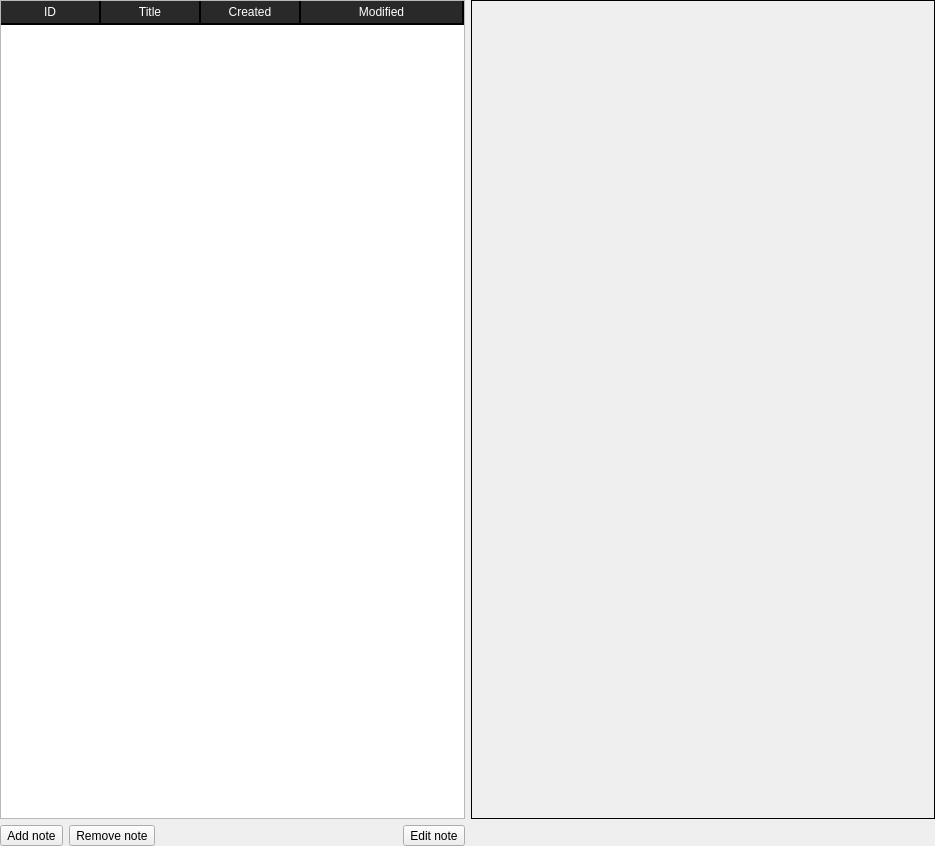
<?xml version="1.0" encoding="UTF-8"?>
<ui version="4.0">
 <class>NotesWidget</class>
 <widget class="QFrame" name="NotesWidget">
  <property name="geometry">
   <rect>
    <x>0</x>
    <y>0</y>
    <width>935</width>
    <height>846</height>
   </rect>
  </property>
  <property name="sizePolicy">
   <sizepolicy hsizetype="Fixed" vsizetype="Expanding">
    <horstretch>0</horstretch>
    <verstretch>0</verstretch>
   </sizepolicy>
  </property>
  <property name="windowTitle">
   <string>Frame</string>
  </property>
  <property name="frameShape">
   <enum>QFrame::NoFrame</enum>
  </property>
  <property name="frameShadow">
   <enum>QFrame::Plain</enum>
  </property>
  <layout class="QGridLayout" name="gridLayout">
   <property name="margin">
    <number>0</number>
   </property>
   <item row="0" column="0">
    <widget class="QTableWidget" name="notesTable">
     <property name="sizePolicy">
      <sizepolicy hsizetype="Preferred" vsizetype="Expanding">
       <horstretch>0</horstretch>
       <verstretch>0</verstretch>
      </sizepolicy>
     </property>
     <property name="styleSheet">
      <string notr="true">QHeaderView::section:horizontal {
	background: rgb(41,41,41);
	color: white;
	padding: 2px;
	border: 2px solid black;
	border-top: none;
	border-left: none;
}</string>
     </property>
     <property name="editTriggers">
      <set>QAbstractItemView::NoEditTriggers</set>
     </property>
     <property name="alternatingRowColors">
      <bool>true</bool>
     </property>
     <property name="selectionMode">
      <enum>QAbstractItemView::SingleSelection</enum>
     </property>
     <property name="selectionBehavior">
      <enum>QAbstractItemView::SelectRows</enum>
     </property>
     <property name="showGrid">
      <bool>false</bool>
     </property>
     <property name="gridStyle">
      <enum>Qt::SolidLine</enum>
     </property>
     <property name="sortingEnabled">
      <bool>true</bool>
     </property>
     <attribute name="horizontalHeaderShowSortIndicator" stdset="0">
      <bool>true</bool>
     </attribute>
     <attribute name="horizontalHeaderStretchLastSection">
      <bool>true</bool>
     </attribute>
     <column>
      <property name="text">
       <string>ID</string>
      </property>
     </column>
     <column>
      <property name="text">
       <string>Title</string>
      </property>
     </column>
     <column>
      <property name="text">
       <string>Created</string>
      </property>
     </column>
     <column>
      <property name="text">
       <string>Modified</string>
      </property>
     </column>
    </widget>
   </item>
   <item row="0" column="1">
    <widget class="QLabel" name="notePlaceholder">
     <property name="sizePolicy">
      <sizepolicy hsizetype="Expanding" vsizetype="Preferred">
       <horstretch>0</horstretch>
       <verstretch>0</verstretch>
      </sizepolicy>
     </property>
     <property name="minimumSize">
      <size>
       <width>0</width>
       <height>0</height>
      </size>
     </property>
     <property name="frameShape">
      <enum>QFrame::Box</enum>
     </property>
     <property name="text">
      <string/>
     </property>
     <property name="alignment">
      <set>Qt::AlignLeading|Qt::AlignLeft|Qt::AlignTop</set>
     </property>
    </widget>
   </item>
   <item row="1" column="0">
    <layout class="QHBoxLayout" name="horizontalLayout">
     <item>
      <widget class="QToolButton" name="addNoteButton">
       <property name="text">
        <string>Add note</string>
       </property>
      </widget>
     </item>
     <item>
      <widget class="QToolButton" name="removeNoteButton">
       <property name="text">
        <string>Remove note</string>
       </property>
      </widget>
     </item>
     <item>
      <spacer name="horizontalSpacer">
       <property name="orientation">
        <enum>Qt::Horizontal</enum>
       </property>
       <property name="sizeHint" stdset="0">
        <size>
         <width>40</width>
         <height>20</height>
        </size>
       </property>
      </spacer>
     </item>
     <item>
      <widget class="QToolButton" name="editNoteButton">
       <property name="text">
        <string>Edit note</string>
       </property>
      </widget>
     </item>
    </layout>
   </item>
  </layout>
 </widget>
 <resources>
  <include location="newCommunicationIcons.qrc"/>
 </resources>
 <connections>
  <connection>
   <sender>addNoteButton</sender>
   <signal>clicked()</signal>
   <receiver>NotesWidget</receiver>
   <slot>addNoteDialog()</slot>
   <hints>
    <hint type="sourcelabel">
     <x>39</x>
     <y>824</y>
    </hint>
    <hint type="destinationlabel">
     <x>467</x>
     <y>422</y>
    </hint>
   </hints>
  </connection>
  <connection>
   <sender>removeNoteButton</sender>
   <signal>clicked()</signal>
   <receiver>NotesWidget</receiver>
   <slot>removeNote()</slot>
   <hints>
    <hint type="sourcelabel">
     <x>112</x>
     <y>824</y>
    </hint>
    <hint type="destinationlabel">
     <x>467</x>
     <y>422</y>
    </hint>
   </hints>
  </connection>
  <connection>
   <sender>editNoteButton</sender>
   <signal>clicked()</signal>
   <receiver>NotesWidget</receiver>
   <slot>editNoteDialog()</slot>
   <hints>
    <hint type="sourcelabel">
     <x>435</x>
     <y>824</y>
    </hint>
    <hint type="destinationlabel">
     <x>467</x>
     <y>422</y>
    </hint>
   </hints>
  </connection>
  <connection>
   <sender>notesTable</sender>
   <signal>itemSelectionChanged()</signal>
   <receiver>NotesWidget</receiver>
   <slot>onCurrentNoteChange()</slot>
   <hints>
    <hint type="sourcelabel">
     <x>237</x>
     <y>408</y>
    </hint>
    <hint type="destinationlabel">
     <x>467</x>
     <y>422</y>
    </hint>
   </hints>
  </connection>
 </connections>
 <slots>
  <slot>addNote(int,QDateTime,QString,QString)</slot>
  <slot>addNoteDialog()</slot>
  <slot>removeNote(int)</slot>
  <slot>loadNote(int)</slot>
  <slot>clearNotes()</slot>
  <slot>clearNote()</slot>
  <slot>editNoteDialog()</slot>
  <slot>setCurrentPatient(int)</slot>
  <slot>updateNote(int,QDateTime,QString,QString)</slot>
  <slot>onCurrentNoteChange()</slot>
 </slots>
</ui>
